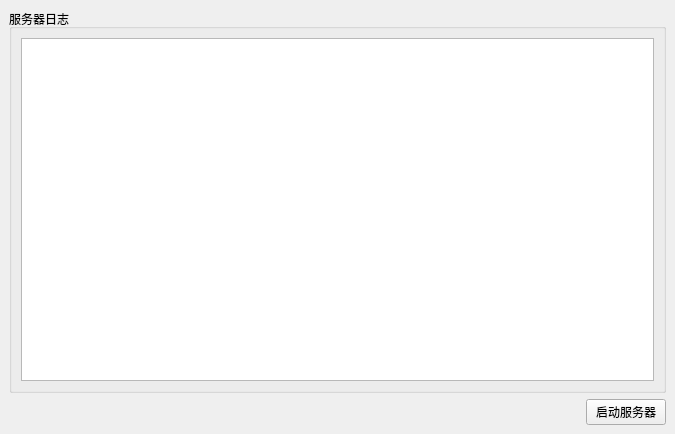
<?xml version="1.0" encoding="UTF-8"?>
<ui version="4.0">
 <class>MainWindow</class>
 <widget class="QMainWindow" name="MainWindow">
  <property name="geometry">
   <rect>
    <x>0</x>
    <y>0</y>
    <width>675</width>
    <height>434</height>
   </rect>
  </property>
  <property name="windowTitle">
   <string>服务器</string>
  </property>
  <widget class="QWidget" name="centralwidget">
   <layout class="QVBoxLayout" name="verticalLayout_2">
    <item>
     <widget class="QGroupBox" name="groupBox">
      <property name="title">
       <string>服务器日志</string>
      </property>
      <layout class="QVBoxLayout" name="verticalLayout">
       <item>
        <widget class="QPlainTextEdit" name="logEdit"/>
       </item>
      </layout>
     </widget>
    </item>
    <item>
     <layout class="QHBoxLayout" name="horizontalLayout">
      <item>
       <spacer name="horizontalSpacer">
        <property name="orientation">
         <enum>Qt::Orientation::Horizontal</enum>
        </property>
        <property name="sizeHint" stdset="0">
         <size>
          <width>40</width>
          <height>20</height>
         </size>
        </property>
       </spacer>
      </item>
      <item>
       <widget class="QPushButton" name="controlButton">
        <property name="text">
         <string>启动服务器</string>
        </property>
       </widget>
      </item>
     </layout>
    </item>
   </layout>
  </widget>
 </widget>
 <resources/>
 <connections/>
</ui>
